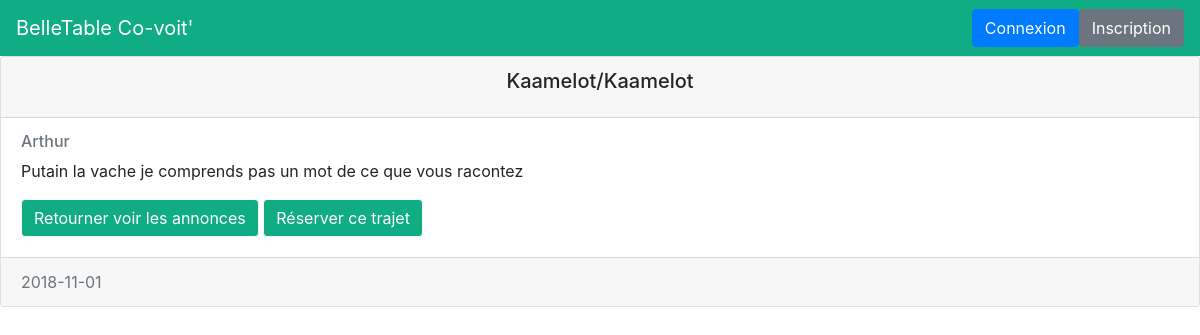
The app's page /advert.php?id=3 with its own data.
### tables this page shows
CREATE TABLE IF NOT EXISTS `annonce` (
  `id` int(11) NOT NULL AUTO_INCREMENT,
  `nom_ville_depart` varchar(50) NOT NULL,
  `nom_ville_arrive` varchar(50) NOT NULL,
  `autheur` varchar(30) NOT NULL,
  `date` date NOT NULL,
  `description` text NOT NULL,
  PRIMARY KEY (`id`)
);

### db/advertSelectId.php (called while the page is built)
<?php
$asTable = "annonce";
$asCols = '*';
$asColWhere = "id";
$asValeurs = $_GET['id'];
include 'dbCon.php';
try {
    $req = $db->query("CALL selectDynam('$asTable', '$asCols', '$asColWhere', '$asValeurs') ");
    $advertSelected = $req->fetch();
} catch (Exception $exc) {
    echo $exc->getTraceAsString();
}
?>

### advert.php (the view)
<?php
include 'include/header.php';
include 'db/advertSelectId.php';
?>
<div class="card">
    <div class="card-header">
        <h5 class="card-title text-center"><?= $advertSelected['nom_ville_depart'] ?>/<?= $advertSelected['nom_ville_arrive'] ?></h5>
    </div>
    <div class="card-body">
        <a href="#"><h6 class="card-subtitle mb-2 text-muted"><?= $advertSelected['autheur'] ?></h6></a>
        <p class="card-text"><?= $advertSelected['description'] ?></p>
        <a href="index.php" class="btn btn-outline-light card-btn center-block">Retourner voir les annonces</a>
        <a href="reservation.php?id=<?= $advertSelected['id'] ?>" class="btn btn-outline-light card-btn center-block">Réserver ce trajet</a>
    </div>
    <div class="card-footer text-muted">
        <?= $advertSelected['date'] ?>
    </div>
</div>
<?php
include 'include/footer.php';
?>

### style/style.css (style rules this page uses)
.card-btn { background-color: #10ac84; color: white; }

### records on screen
annonce: nom_ville_depart "Kaamelot", nom_ville_arrive "Kaamelot", autheur "Arthur", description "Putain la vache je comprends pas un mot de ce que vous racontez", date "2018-11-01"
